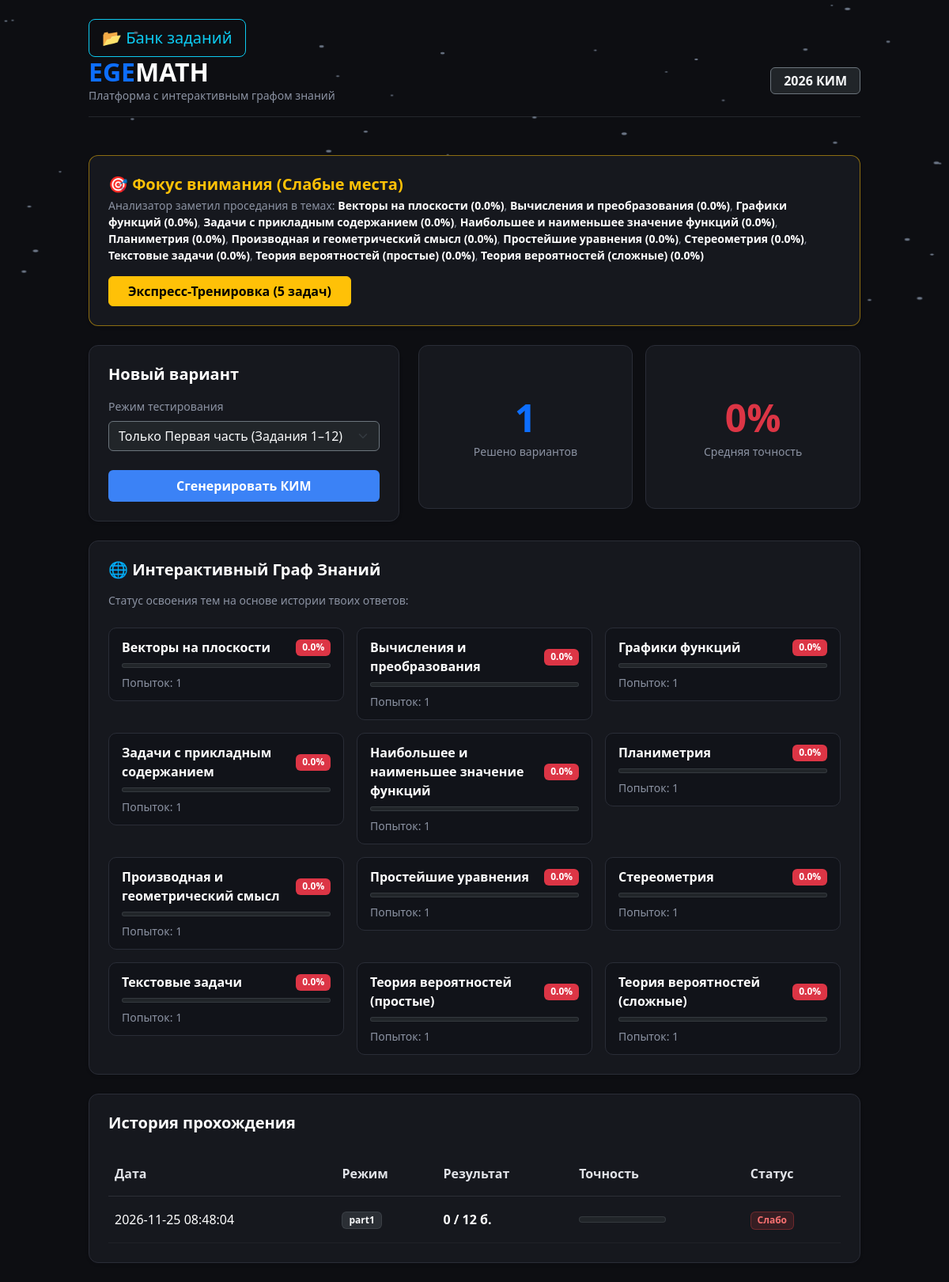
The page / on the database its author committed.
### tables this page shows
CREATE TABLE task_history (
            id INTEGER PRIMARY KEY AUTOINCREMENT,
            topic TEXT NOT NULL,
            is_correct INTEGER NOT NULL,
            date TEXT NOT NULL
        );

CREATE TABLE history (
            id INTEGER PRIMARY KEY AUTOINCREMENT,
            date TEXT NOT NULL,
            mode_name TEXT NOT NULL,
            score INTEGER NOT NULL,
            total INTEGER NOT NULL,
            percent INTEGER NOT NULL
        );

### app.py (the view)
@app.route('/')
def index():
    conn = get_db()
    cursor = conn.cursor()
    cursor.execute('SELECT * FROM history ORDER BY id DESC LIMIT 10')
    history_list = [dict(row) for row in cursor.fetchall()]
    cursor.execute('SELECT COUNT(*), AVG(percent) FROM history')
    stats = cursor.fetchone()
    total_tests = stats[0] or 0
    avg_percent = round(stats[1]) if stats[1] else 0
    cursor.execute('''
        SELECT topic,
               COUNT(*) as total_attempts,
               SUM(is_correct) as correct_attempts,
               ROUND(CAST(SUM(is_correct) AS FLOAT) / COUNT(*) * 100) as accuracy
        FROM task_history
        GROUP BY topic
    ''')
    topic_stats = [dict(row) for row in cursor.fetchall()]
    weak_topics = [t for t in topic_stats if t['accuracy'] < 60]
    conn.close()
    return render_template(
        'index.html',
        history=history_list,
        total_tests=total_tests,
        avg_percent=avg_percent,
        topic_stats=topic_stats,
        weak_topics=weak_topics
    )

### app.py (called while the page is built)
def get_db():
    conn = sqlite3.connect('math_ege.db', timeout=10)
    conn.row_factory = sqlite3.Row
    return conn

### templates/index.html (shortened to what this page needs)
<!DOCTYPE html>
<html lang="ru">
<head>
    <link href="https://cdn.jsdelivr.net/npm/bootstrap@5.3.0/dist/css/bootstrap.min.css" rel="stylesheet">
</head>
<body class="py-4">
    <div class="container" style="max-width: 1000px;">
        <a href="/bank" class="btn btn-outline-info btn-lg">📂 Банк заданий</a>
        <div class="d-flex justify-content-between align-items-center mb-5 pb-3 border-bottom border-secondary border-opacity-25">
            <div>
                <h2 class="fw-bold m-0 text-white"><span class="text-primary">EGE</span>MATH</h2>
                <p class="text-muted-custom m-0 small">Платформа с интерактивным графом знаний</p>
            </div>
            <span class="badge bg-dark border border-secondary text-light px-3 py-2 fs-6">2026 КИМ</span>
        </div>
        {% if weak_topics %}
            <div class="card-dark p-4 mb-4 border-warning border-opacity-50 shadow-sm">
                <div class="d-flex justify-content-between align-items-center flex-wrap gap-3">
                    <div>
                        <h5 class="fw-bold text-warning mb-1">🎯 Фокус внимания (Слабые места)</h5>
                        <p class="text-muted-custom small mb-0">
                            Анализатор заметил проседания в темах:
                            {% for wt in weak_topics %}
                                <strong class="text-white">{{ wt.topic }} ({{ wt.accuracy }}%)</strong>{% if not loop.last %}, {% endif %}
                            {% endfor %}
                        </p>
                    </div>
                    <form action="/generate" method="POST" class="m-0">
                        <button type="submit" class="btn btn-warning fw-bold px-4">Экспресс-Тренировка (5 задач)</button>
                    </form>
                </div>
            </div>
        {% endif %}
        <div class="row g-4 mb-4">
            <div class="col-md-5">
                <div class="card-dark p-4 h-100 shadow-sm">
                    <h5 class="fw-bold mb-3 text-white">Новый вариант</h5>
                    <form action="/generate" method="POST">
                        <div class="mb-4">
                            <label class="form-label text-muted-custom small">Режим тестирования</label>
                                <select name="mode" class="form-select bg-dark text-light border-secondary">
                                    <option value="part1">Только Первая часть (Задания 1–12)</option>
                                </select>
                      </div>
                        <button type="submit" class="btn btn-neon w-100 py-2">Сгенерировать КИМ</button>
                    </form>
                </div>
            </div>
            <div class="col-md-7">
                <div class="row g-3 h-100">
                    <div class="col-6">
                        <div class="card-dark p-4 h-100 d-flex flex-column justify-content-center align-items-center text-center">
                            <h1 class="display-5 fw-bold text-primary mb-0">{{ total_tests }}</h1>
                            <span class="text-muted-custom small mt-1">Решено вариантов</span>
                        </div>
                    </div>
                    <div class="col-6">
                        <div class="card-dark p-4 h-100 d-flex flex-column justify-content-center align-items-center text-center">
                            <h1 class="display-5 fw-bold {{ 'text-success' if avg_percent >= 70 else 'text-warning' if avg_percent >= 40 else 'text-danger' }} mb-0">{{ avg_percent }}%</h1>
                            <span class="text-muted-custom small mt-1">Средняя точность</span>
                        </div>
                    </div>
                </div>
            </div>
        </div>
        <div class="card-dark p-4 mb-4 shadow-sm">
            <h5 class="fw-bold mb-3 text-white">🌐 Интерактивный Граф Знаний</h5>
            <p class="text-muted-custom small mb-4">Статус освоения тем на основе истории твоих ответов:</p>
            <div class="row g-3">
                {% if topic_stats %}
                    {% for top in topic_stats %}
                        <div class="col-md-4 col-sm-6">
                            <div class="topic-node">
                                <div class="d-flex justify-content-between align-items-center mb-2">
                                    <span class="fw-bold text-white fs-6">{{ top.topic }}</span>
                                    <span class="badge {{ 'bg-success' if top.accuracy >= 75 else 'bg-warning' if top.accuracy >= 50 else 'bg-danger' }}">
                                        {{ top.accuracy }}%
                                    </span>
                                </div>
                                <div class="progress bg-dark border border-secondary border-opacity-25" style="height: 6px;">
                                </div>
                                <div class="mt-2 text-muted-custom small">Попыток: {{ top.total_attempts }}</div>
                            </div>
                        </div>
                    {% endfor %}
                {% else %}
                    <div class="text-center py-3 text-muted-custom small">
                        Решите хотя бы один вариант, чтобы граф знаний рассчитал вашу точность по темам!
                    </div>
                {% endif %}
            </div>
        </div>
        <div class="card-dark p-4 shadow-sm">
            <h5 class="fw-bold mb-4 text-white">История прохождения</h5>
            {% if history %}
                <div class="table-responsive">
                    <table class="table table-dark table-hover align-middle m-0" style="--bs-table-bg: transparent; --bs-table-color: #e1e3e8;">
                        <thead>
                            <tr class="text-muted-custom border-bottom border-secondary border-opacity-25">
                                <th class="bg-transparent py-3">Дата</th>
                                <th class="bg-transparent py-3">Режим</th>
                                <th class="bg-transparent py-3">Результат</th>
                                <th class="bg-transparent py-3">Точность</th>
                                <th class="bg-transparent py-3">Статус</th>
                            </tr>
                        </thead>
                        <tbody>
                            {% for item in history %}
                                <tr class="border-bottom border-secondary border-opacity-10">
                                    <td class="bg-transparent py-3 text-white">{{ item.date }}</td>
                                    <td class="bg-transparent py-3">
                                        <span class="badge bg-secondary bg-opacity-25 text-light border border-secondary border-opacity-25 px-2 py-1">
                                            {{ item.mode_name }}
                                        </span>
                                    </td>
                                    <td class="bg-transparent py-3 fw-bold text-white">{{ item.score }} / {{ item.total }} б.</td>
                                    <td class="bg-transparent py-3">
                                        <div class="progress bg-dark border border-secondary border-opacity-25" style="height: 8px; width: 110px;">
                                        </div>
                                    </td>
                                    <td class="bg-transparent py-3">
                                        {% if item.percent >= 70 %}
                                            <span class="badge badge-success-custom">Отлично</span>
                                        {% elif item.percent >= 40 %}
                                            <span class="badge bg-warning bg-opacity-10 text-warning border border-warning border-opacity-25">Средне</span>
                                        {% else %}
                                            <span class="badge badge-danger-custom">Слабо</span>
                                        {% endif %}
                                    </td>
                                </tr>
                            {% endfor %}
                        </tbody>
                    </table>
                </div>
            {% else %}
                <div class="text-center py-4 text-muted-custom small">История пока пуста.</div>
            {% endif %}
        </div>
    </div>
</body>
</html>

### templates/index.html (style rules this page uses)
body { background-color: #0d0e12 !important; color: #e1e3e8; font-family: 'Segoe UI', system-ui, sans-serif; }
.card-dark { background-color: #16181e; border: 1px solid #2a2d37; border-radius: 12px; }
.text-muted-custom { color: #8b92a2; }
.btn-neon { background: #3b82f6; color: #fff; font-weight: 600; border: none; transition: 0.2s; }
.badge-danger-custom { background: rgba(239, 68, 68, 0.15); color: #f87171; border: 1px solid rgba(239, 68, 68, 0.3); }
.topic-node { background: #111319; border: 1px solid #2a2d37; border-radius: 10px; padding: 12px 16px; transition: all 0.3s ease; }

### rows shown on the page
task_history: topic "Векторы на плоскости", accuracy "0.0", total_attempts "1"
task_history: topic "Вычисления и преобразования", accuracy "0.0", total_attempts "1"
task_history: topic "Графики функций", accuracy "0.0", total_attempts "1"
task_history: topic "Задачи с прикладным содержанием", accuracy "0.0", total_attempts "1"
task_history: topic "Наибольшее и наименьшее значение функций", accuracy "0.0", total_attempts "1"
task_history: topic "Планиметрия", accuracy "0.0", total_attempts "1"
task_history: topic "Производная и геометрический смысл", accuracy "0.0", total_attempts "1"
task_history: topic "Простейшие уравнения", accuracy "0.0", total_attempts "1"
task_history: topic "Стереометрия", accuracy "0.0", total_attempts "1"
task_history: topic "Текстовые задачи", accuracy "0.0", total_attempts "1"
task_history: topic "Теория вероятностей (простые)", accuracy "0.0", total_attempts "1"
task_history: topic "Теория вероятностей (сложные)", accuracy "0.0", total_attempts "1"
history: date "2026-11-25 08:48:04", mode_name "part1", score "0", total "12", percent "Слабо"

### other values the page prints
{{ total_tests }} "1"
{{ avg_percent }} "0"
